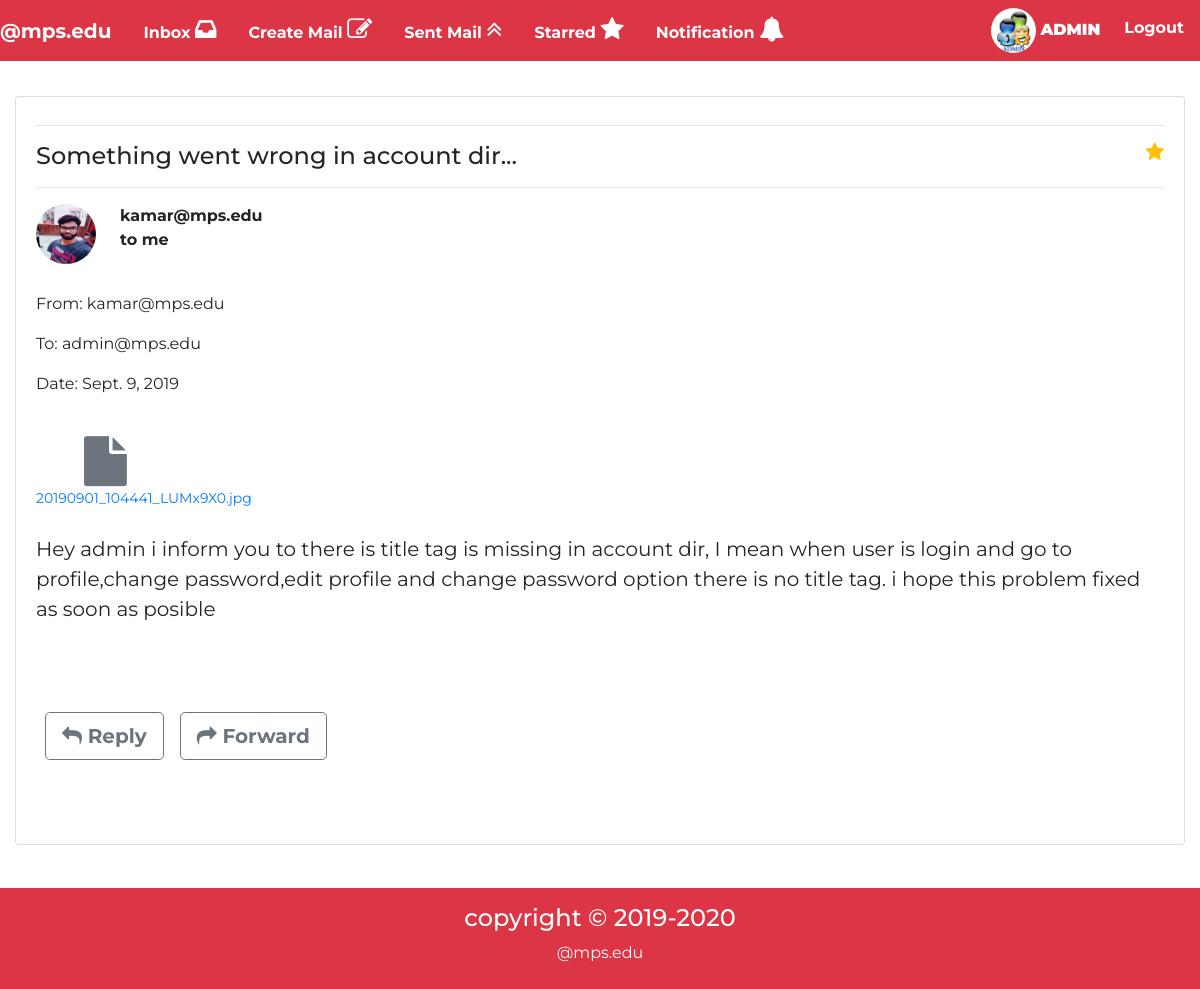
The page /home/inbox_view/78 (signed in) on the database its author committed.
### account/models.py (models this page shows, shortened)
class Profile(models.Model):
	user=models.OneToOneField(User,on_delete=models.CASCADE)
	gender=models.CharField(max_length=10,choices=(('Male','Male'),('Female','Female')),default='Male')
	tel=models.CharField(max_length=10)
	pic=models.ImageField(upload_to='profile/profile_pic',default="profile/profile_pic/profile_image.jpg")
	type=models.CharField(max_length=10,choices=(('Student','Student'),('Teacher','Teacher')),default='Student')
	security=models.CharField(max_length=50,default="")

### mail/models.py (models this page shows, shortened)
class Inbox(models.Model):
	profile=models.ForeignKey(Profile,on_delete=models.CASCADE,related_name="inbox_profile")
	from_user=models.ForeignKey(Profile,on_delete=models.CASCADE,related_name="from_user",default='')
	sub=models.CharField(max_length=200)
	msg=models.TextField()
	attach=models.FileField(upload_to="attach_data/",default="")
	date=models.DateField(auto_now_add=True)
	starred=models.BooleanField(default=False)

### mail/views.py (the view)
# urls.py: path('inbox_view/<int:id>',views.inbox_view),
@login_required(login_url="/account/login")
def inbox_view(req,id):
    try:
    	inbox_view=Inbox.objects.get(profile__user__username=req.user,id=id)
    	return render(req,"mail/inbox_view.html",{"inbox_view":inbox_view})
    except:return render(req,"mail/error.html")

### mail/templates/mail/inbox_view.html (shortened to what this page needs)
{%extends 'mail/basic.html'%}
{%block body%}
<div class="container-fluid">
<section class="mt-5">
	<div class="list-group-item">
	<hr><h4 class="d-inline">{{inbox_view.sub}}...</h4><span class="float-right ">
	    {%if inbox_view.starred%}
	<a href="#" id="delete_starred" class="text-warning"><i class="fa fa-star font-awesome-size font-awesome-delete"></i></a>
	{%else%}
	<a href="#" id="save_starred" class="text-info"><i class="fa fa-star font-awesome-size font-awesome-delete starred-inbox" id="starred{{msg.id}}"></i></a>
	{%endif%}
	</span>
	<hr>
	<a href="/media/{{inbox_view.from_user.pic}}"><img src="/media/{{inbox_view.from_user.pic}}" class=" img-inbox-sentmail rounded-circle float-left mr-4"></a>
		<b>{{inbox_view.from_user.user.email}}</b>
		<b><p>to me</p></b><br>
		<p>From: {{inbox_view.from_user.user.email}}</p>
		<p>To: {{inbox_view.profile.user.email}}</p>
		<p>Date: {{inbox_view.date}}</p><br>
		{%if inbox_view.attach%}
		<div class="ml-5"><i class="fa fa-file mr-5 text-secondary inbox-view-attach-file"></i><br></div>
		<a href="/media/{{inbox_view.attach}}" style="font-size:14px;">{{inbox_view.attach.name|slice:"12:"}}</a><br><br>
		{%endif%}
		<p class="msg">{{inbox_view.msg}}</p><br><br><br>
		<div class="row mb-5">
		    <button class="btn btn-outline-secondary font-weight-bolder ml-4 btn-lg"><i class="fa fa-reply"></i> Reply</button>
		<button class="btn btn-outline-secondary  font-weight-bolder ml-3 btn-lg"><i class="fa fa-share"></i> Forward</button>
      </div><br>
	</div>
</section>
</div>
{%endblock%}

### mail/templates/mail/basic.html (shortened to what this page needs)
<!DOCTYPE html>
<html>
<head>
<link rel="stylesheet" href="https://maxcdn.bootstrapcdn.com/bootstrap/4.3.1/css/bootstrap.min.css">
<link rel="stylesheet" type="text/css" href="https://stackpath.bootstrapcdn.com/font-awesome/4.7.0/css/font-awesome.min.css">
<link href="//maxcdn.bootstrapcdn.com/font-awesome/4.1.0/css/font-awesome.min.css" rel="stylesheet">
{% load static %}
</head>
<body>
<nav class="navbar navbar-expand-md navbar-light bg-danger fixed-top p-0">
	<a href="/home" class="navbar-brand text-white font-weight-bolder">@mps.edu</a>
	<div id="mynav" class="collapse navbar-collapse">
	    	{%if user.is_authenticated%}
<ul class="navbar-nav navbar-link-style font-weight-bolder text-center">
		<li class="nav-item p-0"><a href="/home/inbox" class="nav-link p-3">Inbox <i class="fa fa-inbox font-awesome-notification"></i></a></li>
	<li class="nav-item"><a href="/home/create" class="nav-link p-3">Create Mail <i class="fa fa-edit font-awesome-notification"></i></a></li>
	<li class="nav-item"><a href="/home/sentmail" class="nav-link p-3">Sent Mail <i class="fa fa-angle-double-up font-awesome-notification"></i></a></li>
	<li class="nav-item"><a href="/home/starred" class="nav-link p-3">Starred <i class="fa fa-star font-awesome-notification"></i></a></li>
	<li class="nav-item "><a href="#" class="nav-link p-3" data-toggle="popover" id="noti" data-placement="bottom" data-trigger="focus" data-html="true">Notification <i class="fa fa-bell font-awesome-notification"></i></a></li>
	</ul>
		{%endif%}
	<ul class="navbar-nav navbar-link-style text-center ml-auto font-weight-bolder">
	{%if user.is_authenticated%}
	<li class="nav-item"><a href="/account/profile" class="nav-link text-white"><img src="/media/{{user.profile.pic}}" class="img-fluid img-login rounded-circle">  <b>{{user.username|upper}}</b></a></li>
	<li class="nav-item"><a href="/account/logout" class="nav-link text-white p-3">Logout</a></li>
	{%else%}
	<li class="nav-item"><a href="/account/login" class="nav-link text-white p-3">Login</a></li>
	<li class="nav-item"><a href="/account/signup" class="nav-link text-white p-3">Register</a></li>
	{%endif%}
</ul>
</div>
</nav>
<br><br>
<main class="my-5">
{%block body%} {%endblock%}
</main><br><br><br><br>
<footer class="mt-5 pt-3 pb-2 bg-danger text-white">
<h4 class="text-center">copyright &copy 2019-2020</h4>
<p class="text-center">@mps.edu</p>
</footer>
</body>
</html>

### rows shown on the page
Inbox: sub "Something went wrong in account dir", from_user.pic (picture), from_user.user.email "kamar@mps.edu", profile.user.email "admin@mps.edu", date "Sept. 9, 2019", attach.name "20190901_104441_LUMx9X0.jpg", msg "Hey admin i inform you to there is title tag is missing in account dir, I mean when user is login and go to profile,change password,edit profile and change password option there is no title tag. i hope this problem fixed as soon as posible"

### other values the page prints
{{ user.username|upper }} "ADMIN"
